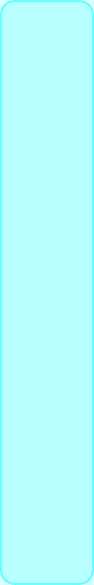
<?xml version="1.0" encoding="UTF-8"?>
<ui version="4.0">
 <class>Form</class>
 <widget class="QWidget" name="Form">
  <property name="geometry">
   <rect>
    <x>0</x>
    <y>0</y>
    <width>94</width>
    <height>585</height>
   </rect>
  </property>
  <property name="windowTitle">
   <string>Form</string>
  </property>
  <property name="styleSheet">
   <string notr="true">background-color: rgba(85, 255, 255,60);

             border-width: 2px;  
             border-color:  rgba(85, 255, 255,220);
             border-style: solid;  
             border-radius: 15;  
             padding: 3px;  
             font-size: 12px;  
             padding-left: 5px;  
             padding-right: 5px;  </string>
  </property>
 </widget>
 <resources/>
 <connections/>
</ui>
